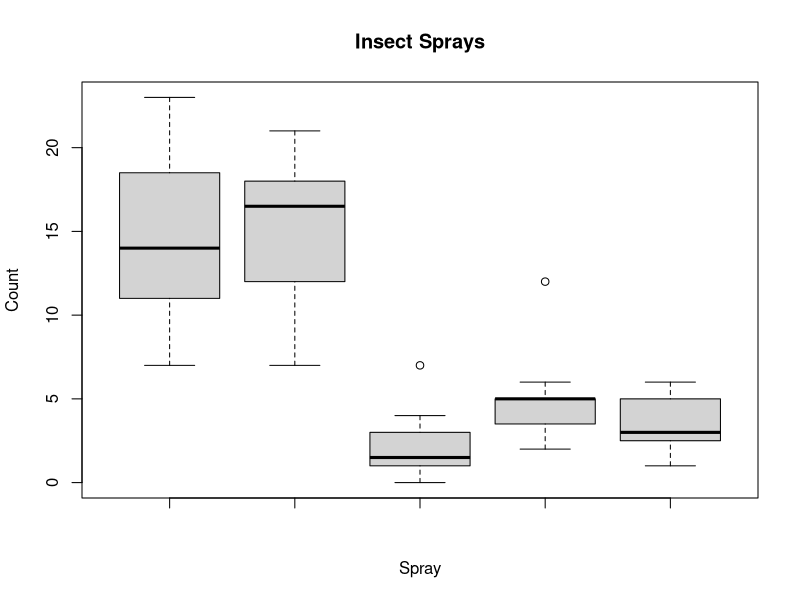
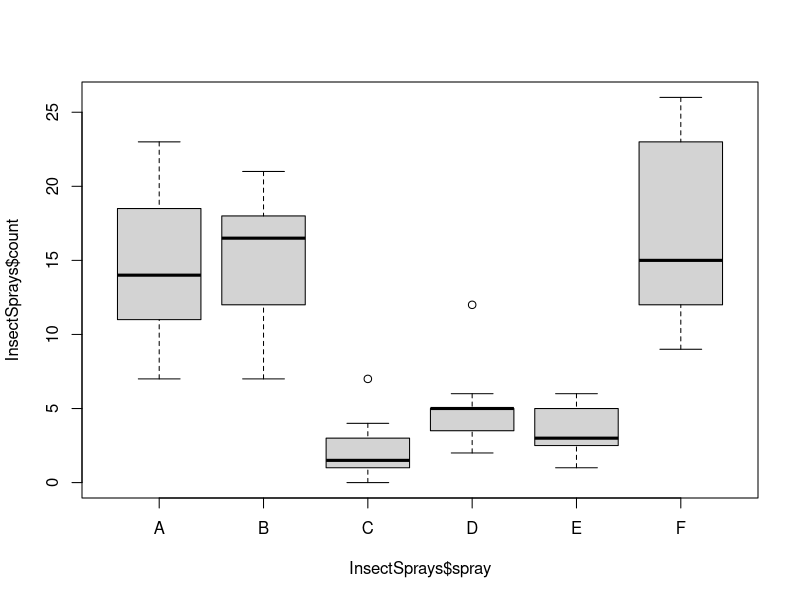

Reproduce these figures in R, in order. (Note: this script raises an error after producing the figures.)
#   Boxplot Exercises #1

    library(dplyr)
    dat <- InsectSprays
    print(dat)

    A <- filter(dat, spray == "A") %>% select(count) %>% unlist
    B <- filter(dat, spray == "B") %>% select(count) %>% unlist
    C <- filter(dat, spray == "C") %>% select(count) %>% unlist
    D <- filter(dat, spray == "D") %>% select(count) %>% unlist
    E <- filter(dat, spray == "E") %>% select(count) %>% unlist

boxplot(A, B, C, D, E, main = "Insect Sprays", xlab = "Spray", ylab = "Count", names.arg = c("A", "B", "C", "D", "E"))
boxplot(InsectSprays$count ~ InsectSprays$spray)

#   Boxplot Exercises #2
    
    library(dplyr)
    data(nym.2002, package="UsingR")
    dat <- nym.2002
    print(dat)

    male <- filter(dat, gender == "Male") %>% select(time) %>% unlist
    female <- filter(dat, gender == "Female") %>% select(time) %>% unlist

    boxplot(male,female)
    qqnorm(female)
    qqline(female)
    

males <- filter(nym.2002, gender=="Male") %>% select(time) %>% unlist
females <- filter(nym.2002, gender=="Female") %>% select(time) %>% unlist
boxplot(females, males)
hist(females,xlim=c(range( nym.2002$time)))
hist(males,xlim=c(range( nym.2002$time)))

#   Boxplot Exercises #3
    
    library(dplyr)
    dat <- InsectSprays
    print(dat)

boxplot(InsectSprays$count ~ InsectSprays$spray)